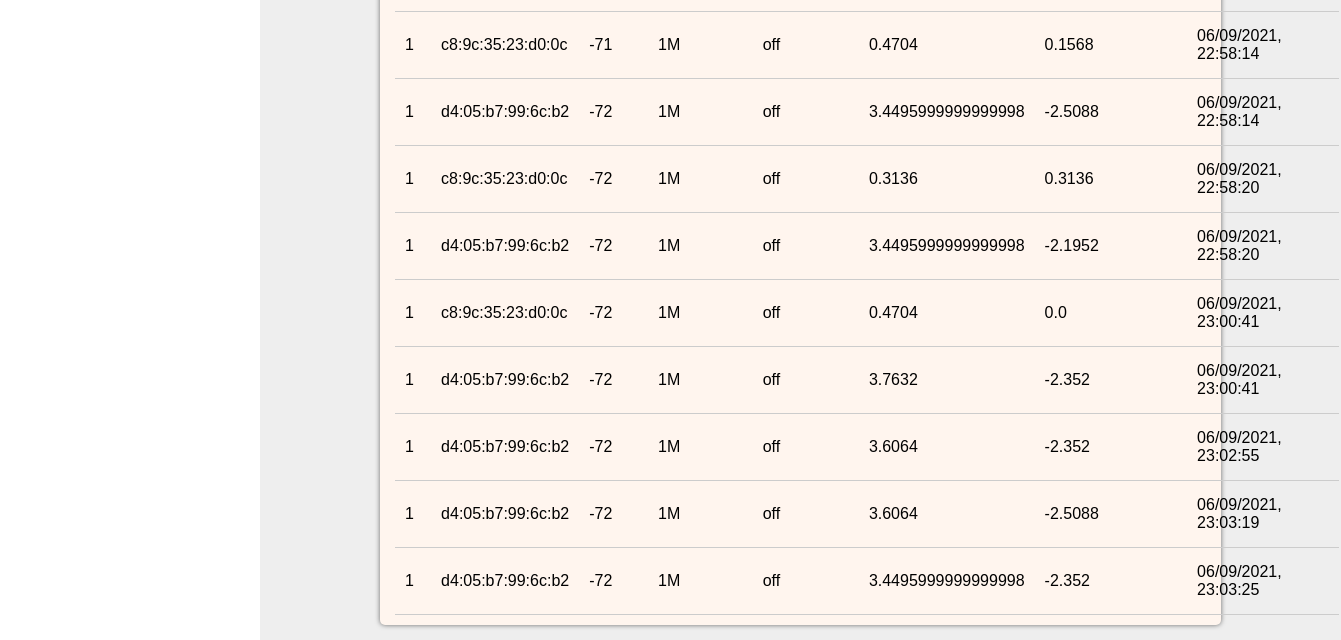
The page /dataManager (signed in, lower part) on the database as committed earlier.
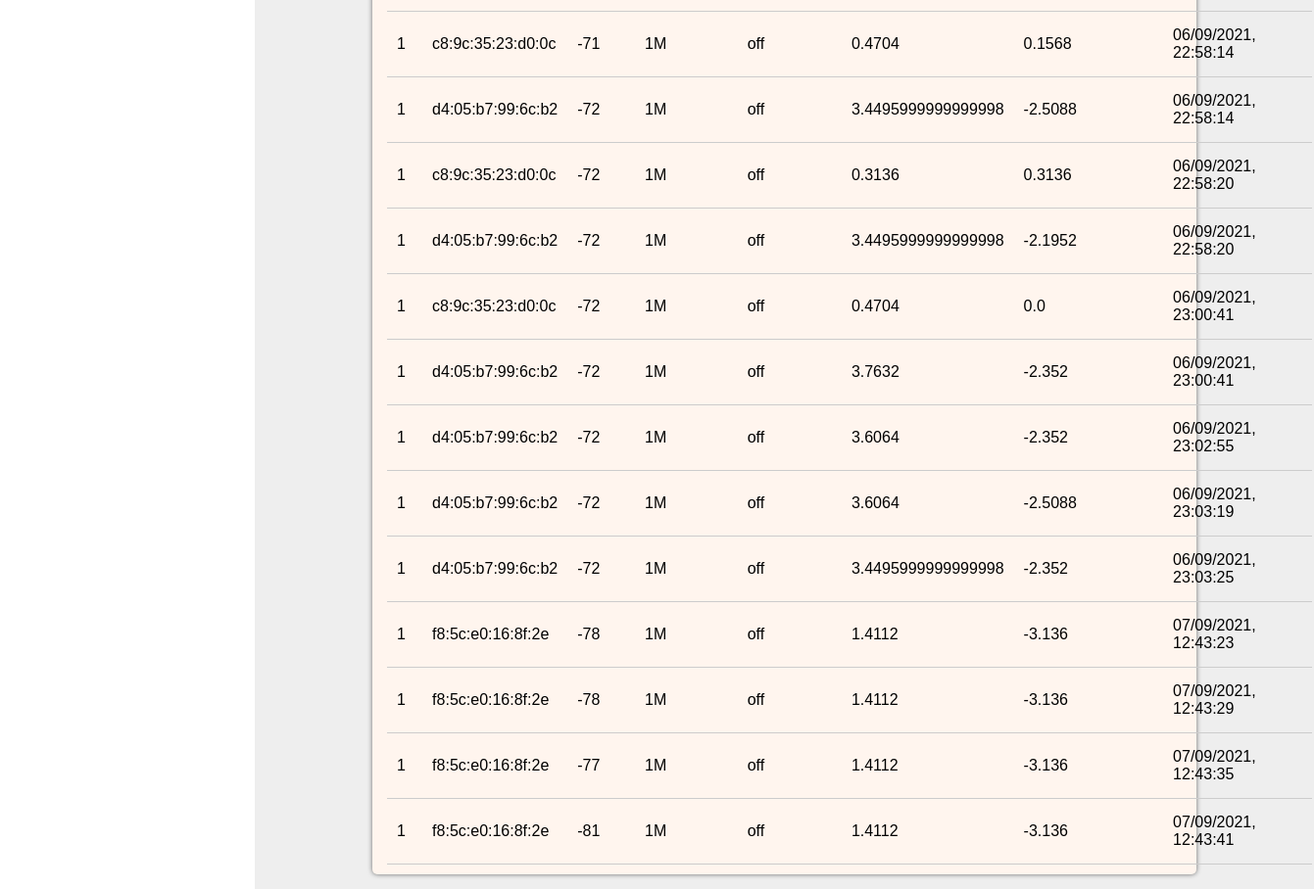
The same page on the database as committed later.
### tables this page shows
CREATE TABLE OfflineData(Id int , MacAdd varchar(20) , rssi varchar(20) , PhyConfig varchar(20) , Config varchar(20) , Accerlometer_X varchar(20) , Accerlometer_Y varchar(20) , Accerlometer_Z varchar(20) , date varchar(20));

### gdm/gdmApp/gdm.py (the view)
@app.route('/dataManager')
def dataManager():
    if 'logedIn' in session:
        data=db.getdata('OfflineData')
        return render_template('dataManager.html',data=data)
    return redirect(url_for('login'))

### gdm/gdmApp/database.py (called while the page is built)
    def getdata(self,tableselect):
        conn=self.connect()
        try:
            data=conn.execute('select * from ' + tableselect)
            data=data.fetchall()
            conn.close()
            return data
        except:
            time.sleep(2)
            return self.getdata(tableselect)

    def connect(self):
        conn = sqlite3.connect('/home/lab/gateway/Gateway_POC/mydatabasenew.db',check_same_thread=False)
        return conn

### gdm/gdmApp/templates/dataManager.html (shortened to what this page needs)
{%extends 'base.html'%}
{% block content %}
<div class="card" style="width:80%;">
    <div class="card-content">
        <table style="width: 100%;" id="table2excel">
            <tbody>
                {% for row in data%}
                <tr>
                    <td>{{row[0]}}</td>
                    <td>{{row[1]}}</td>
                    <td>{{row[2]}}</td>
                    <td>{{row[3]}}</td>
                    <td>{{row[4]}}</td>
                    <td>{{row[5]}}</td>
                    <td>{{row[6]}}</td>
                    <td>{{row[8]}}</td>
                </tr>
                {%endfor%}
            </tbody>
        </table>
    </div>
</div>
{% endblock%}

### gdm/gdmApp/templates/base.html (shortened to what this page needs)
<!DOCTYPE html>
<html lang="en">
<head>
    <link rel="stylesheet" href="{{url_for('static', filename='css/base.css')}}">
</head>
<body>
    <div class="main-wrapper">
        <div class="main">
            <div class="content-container">
                {% block content %} {%endblock%}
            </div>
        </div>
    </div>
</body>
</html>

### gdm/gdmApp/static/css/base.css (style rules this page uses)
* { margin: 0; padding: 0; box-sizing: border-box; font-family: sans-serif; }
body { overflow-x:hidden; }
.main-wrapper { width: 100%; display: flex; }
.main { margin-left: 260px; width: 100%; height: 100%; background-color:#EEEEEE; padding: 15px; }
.content-container { display: flex; justify-content: space-around; align-items: flex-start; flex-wrap: wrap; }
.card { background-color: seashell; margin-top: 50px; box-shadow: 0px 0px 5px rgba(0, 0, 0, 0.56); border-radius: 5px; padding: 0px 15px 10px 15px; }
.card-content table { text-align: left; }
.card-content table,th, td { border-bottom: 1px solid rgb(204, 204, 204); border-collapse: collapse; padding: 15px 10px; }

Rows that differ between the two databases and show on the page:
added OfflineData: Id "1", MacAdd "f8:5c:e0:16:8f:2e", rssi "-78", PhyConfig "1M", Config "off", Accerlometer_X "1.4112", Accerlometer_Y "-3.136", date "07/09/2021, 12:43:23"
added OfflineData: Id "1", MacAdd "f8:5c:e0:16:8f:2e", rssi "-78", PhyConfig "1M", Config "off", Accerlometer_X "1.4112", Accerlometer_Y "-3.136", date "07/09/2021, 12:43:29"
added OfflineData: Id "1", MacAdd "f8:5c:e0:16:8f:2e", rssi "-77", PhyConfig "1M", Config "off", Accerlometer_X "1.4112", Accerlometer_Y "-3.136", date "07/09/2021, 12:43:35"
added OfflineData: Id "1", MacAdd "f8:5c:e0:16:8f:2e", rssi "-81", PhyConfig "1M", Config "off", Accerlometer_X "1.4112", Accerlometer_Y "-3.136", date "07/09/2021, 12:43:41"
